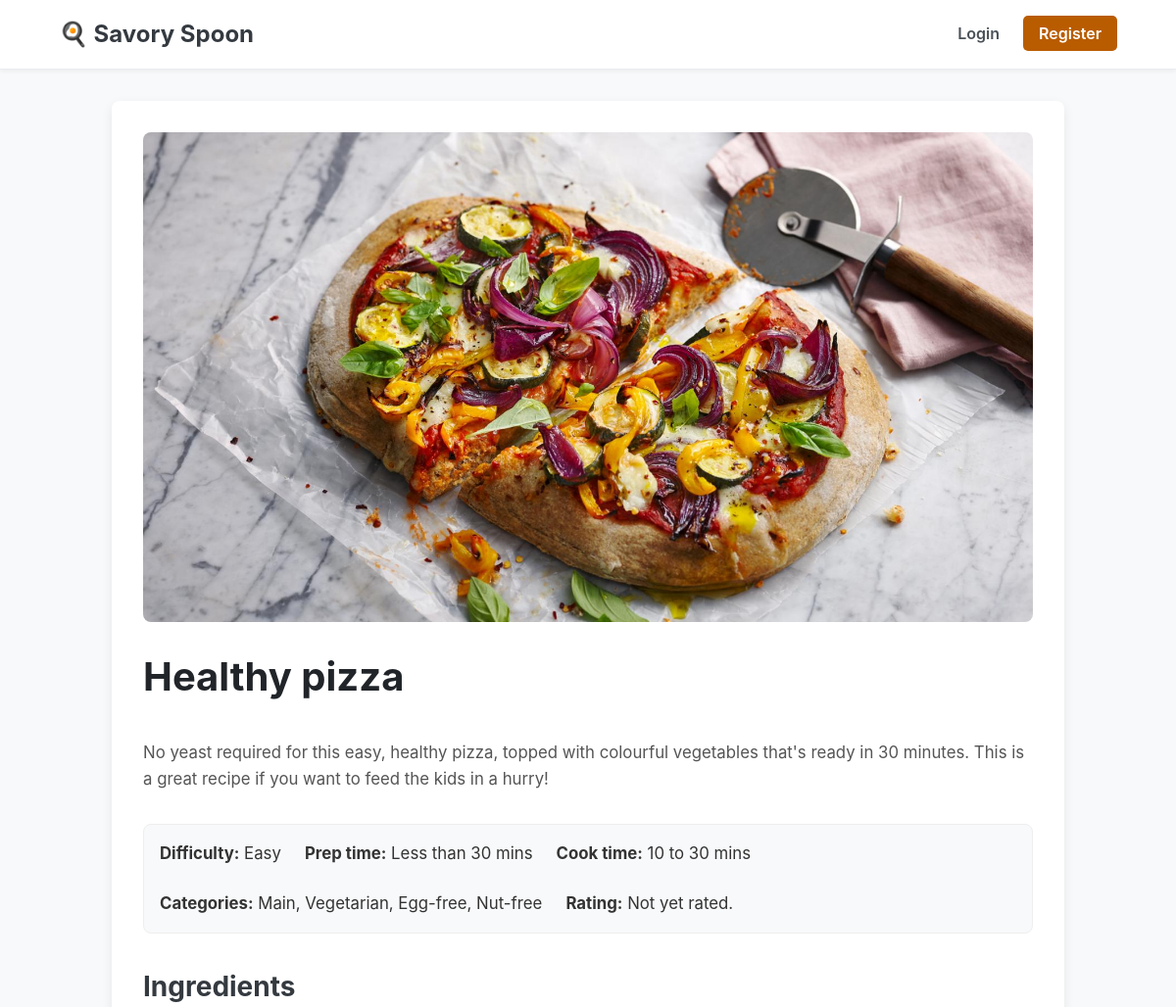
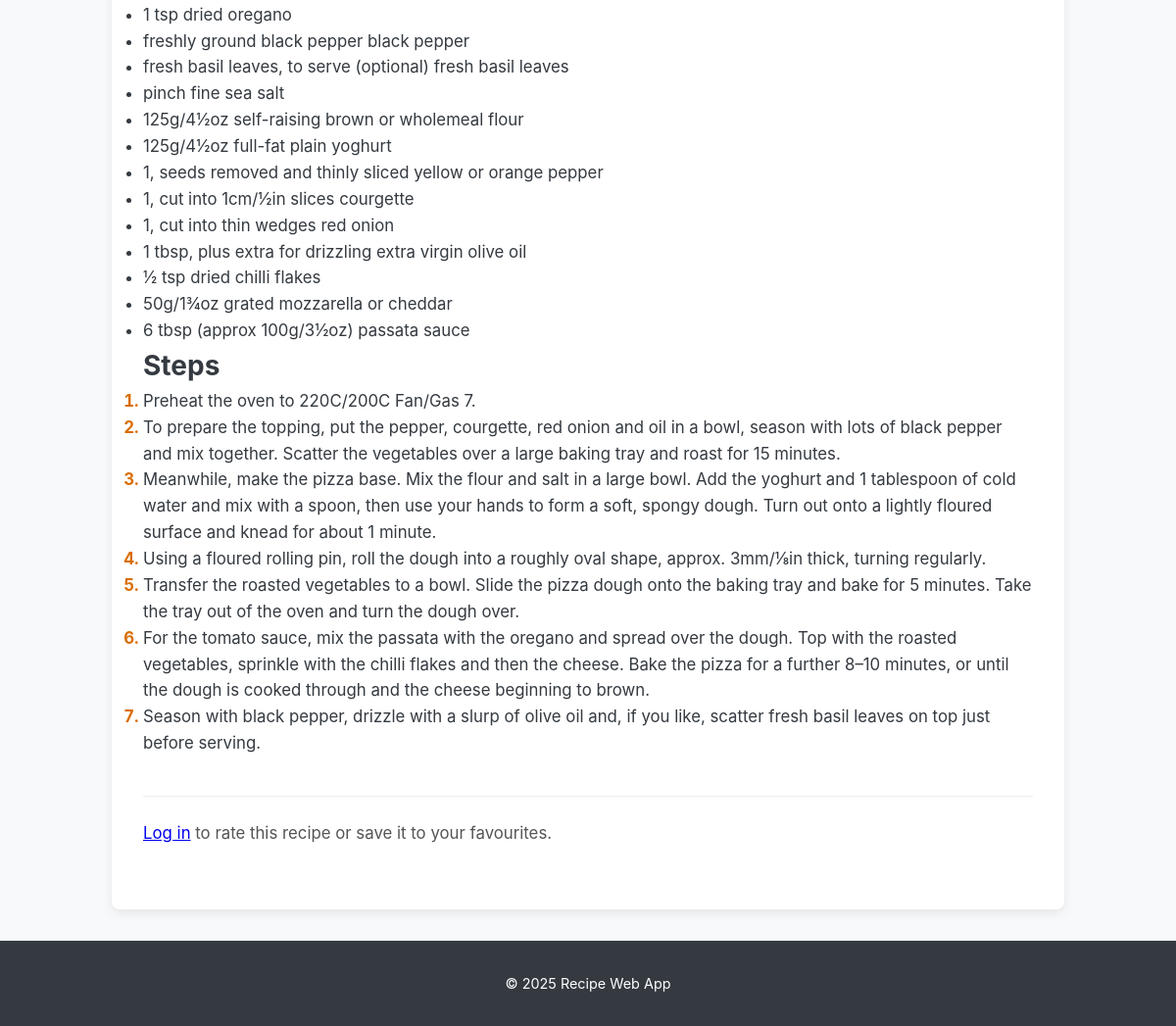
Page /recipe.php?id=3 on the committed database (2 pictures, top to bottom).
### tables this page shows
CREATE TABLE `recipes` (
  `id` int(11) NOT NULL AUTO_INCREMENT,
  `title` varchar(200) NOT NULL,
  `summary` text DEFAULT NULL,
  `difficulty` enum('Easy','Medium','Hard') DEFAULT 'Easy',
  `prep_time` varchar(50) DEFAULT NULL,
  `cook_time` varchar(50) DEFAULT NULL,
  `image_url` varchar(255) DEFAULT NULL,
  PRIMARY KEY (`id`),
  FULLTEXT KEY `ft_recipes_title_summary` (`title`,`summary`)
);

CREATE TABLE `recipe_ingredients` (
  `recipe_id` int(11) NOT NULL,
  `ingredient_id` int(11) NOT NULL,
  `quantity_text` varchar(100) DEFAULT NULL,
  PRIMARY KEY (`recipe_id`,`ingredient_id`),
  KEY `ingredient_id` (`ingredient_id`),
  CONSTRAINT `fk_ri_ingredient` FOREIGN KEY (`ingredient_id`) REFERENCES `ingredients` (`id`) ON DELETE CASCADE,
  CONSTRAINT `fk_ri_recipe` FOREIGN KEY (`recipe_id`) REFERENCES `recipes` (`id`) ON DELETE CASCADE
);

CREATE TABLE `ingredients` (
  `id` int(11) NOT NULL AUTO_INCREMENT,
  `name` varchar(120) NOT NULL,
  PRIMARY KEY (`id`),
  UNIQUE KEY `name` (`name`)
);

### src/config.php (called while the page is built, shortened)
<?php
$env = getenv('APP_ENV') ?: 'dev';
$dbHost    = getenv('DB_HOST') ?: '127.0.0.1';
$dbPort    = (int) (getenv('DB_PORT') ?: 3306);
$dbName    = getenv('DB_NAME') ?: 'Recipe_web_app';
$dbUser    = getenv('DB_USER') ?: 'root';
$dbPass    = getenv('DB_PASS') ?: '';
$dbCharset = 'utf8mb4';
$baseFromEnv = getenv('APP_BASE_URL');
if ($baseFromEnv !== false && $baseFromEnv !== '') {
    $baseUrl = rtrim($baseFromEnv, '/');
} else {
    $scriptName     = $_SERVER['SCRIPT_NAME'] ?? '';
    $detected = rtrim(dirname($scriptName), '/\\');
    $baseUrl = str_replace('/public', '', $detected);
}
$forceSecureCookies = (bool) (getenv('FORCE_SECURE_COOKIES') ?: false);
return [
    'env' => $env,
    'db'  => [
        'host'    => $dbHost,
        'port'    => $dbPort,
        'name'    => $dbName,
        'user'    => $dbUser,
        'pass'    => $dbPass,
        'charset' => $dbCharset,
    ],
    'app' => [
        'base_url'            => $baseUrl,
        'force_secure_cookies'=> $forceSecureCookies,
    ],
];

### src/includes/utils.php (called while the page is built, shortened)
<?php
function e(string $s): string { return htmlspecialchars($s, ENT_QUOTES, 'UTF-8'); }

### src/includes/auth.php (called while the page is built, shortened)
<?php
function current_user_id(): ?int {
    return $_SESSION['user_id'] ?? null;
}

### public/recipe.php (the view, shortened to what this page needs)
<?php
require_once __DIR__ . '/../src/includes/header.php';
$recipe_id = filter_input(INPUT_GET, 'id', FILTER_VALIDATE_INT);
$user_id = current_user_id();
$user_rating = null;
$stmt = $pdo->prepare("SELECT * FROM recipes WHERE id = ?");
$stmt->execute([$recipe_id]);
$recipe = $stmt->fetch();
$cat_stmt = $pdo->prepare("SELECT c.name FROM recipe_categories rc JOIN categories c ON rc.category_id = c.id WHERE rc.recipe_id = ?");
$cat_stmt->execute([$recipe_id]);
$categories = $cat_stmt->fetchAll(PDO::FETCH_COLUMN);
$ing_stmt = $pdo->prepare("SELECT i.name, ri.quantity_text FROM recipe_ingredients ri JOIN ingredients i ON ri.ingredient_id = i.id WHERE ri.recipe_id = ?");
$ing_stmt->execute([$recipe_id]);
$ingredients = $ing_stmt->fetchAll();
$steps_stmt = $pdo->prepare("SELECT instruction FROM recipe_steps WHERE recipe_id = ? ORDER BY step_no");
$steps_stmt->execute([$recipe_id]);
$steps = $steps_stmt->fetchAll(PDO::FETCH_COLUMN);
$rating_stmt = $pdo->prepare("SELECT AVG(overall) as avg_rating, COUNT(*) as rating_count FROM ratings WHERE recipe_id = ?");
$rating_stmt->execute([$recipe_id]);
$rating_info = $rating_stmt->fetch();
?>
<div class="container">
    <article class="recipe-detail">
        <?php if (!empty($recipe['image_url'])): ?>
            <img src="<?= e($base_url . '/public' . $recipe['image_url']) ?>" alt="<?= e($recipe['title']) ?>" class="recipe-detail-image">
        <?php endif; ?>
        <div class="recipe-header">
            <h2><?= e($recipe['title']) ?></h2>
        </div>
        <p><?= e($recipe['summary']) ?></p>
        <div class="recipe-meta">
            <p><strong>Difficulty:</strong> <?= e($recipe['difficulty']) ?></p>
            <p><strong>Prep time:</strong> <?= e($recipe['prep_time']) ?></p>
            <p><strong>Cook time:</strong> <?= e($recipe['cook_time']) ?></p>
            <?php if ($categories): ?>
                <p><strong>Categories:</strong> <?= e(implode(', ', $categories)) ?></p>
            <?php endif; ?>
            <?php if ($rating_info && $rating_info['rating_count'] > 0): ?>
                <p><strong>Rating:</strong> <?= number_format((float)$rating_info['avg_rating'], 1) ?> / 5 (from <?= $rating_info['rating_count'] ?> review(s))</p>
            <?php else: ?>
                <p><strong>Rating:</strong> Not yet rated.</p>
            <?php endif; ?>
        </div>
        <h3>Ingredients</h3>
        <ul>
            <?php foreach ($ingredients as $ing): ?>
                <li><?= e($ing['quantity_text']) ?> <?= e($ing['name']) ?></li>
            <?php endforeach; ?>
        </ul>
        <h3>Steps</h3>
        <ol>
            <?php foreach ($steps as $step): ?>
                <li><?= e($step) ?></li>
            <?php endforeach; ?>
        </ol>
        <div class="recipe-actions">
             <?php if ($user_id): ?>
                <div class="rating-widget">
                    <h3>Your Rating</h3>
                    <form id="rating-form" class="rating-form" action="recipe.php?id=<?= $recipe_id ?>" method="post">
                         <?= csrf_field() ?>
                        <input type="hidden" name="action" value="rate">
                        <div class="star-rating">
                            <input type="radio" id="star5" name="rating" value="5" <?= ($user_rating == 5) ? 'checked' : '' ?> /><label for="star5" title="5 stars">★</label>
                            <input type="radio" id="star4" name="rating" value="4" <?= ($user_rating == 4) ? 'checked' : '' ?> /><label for="star4" title="4 stars">★</label>
                            <input type="radio" id="star3" name="rating" value="3" <?= ($user_rating == 3) ? 'checked' : '' ?> /><label for="star3" title="3 stars">★</label>
                            <input type="radio" id="star2" name="rating" value="2" <?= ($user_rating == 2) ? 'checked' : '' ?> /><label for="star2" title="2 stars">★</label>
                            <input type="radio" id="star1" name="rating" value="1" <?= ($user_rating == 1) ? 'checked' : '' ?> /><label for="star1" title="1 star">★</label>
                        </div>
                    </form>
                </div>
            <?php else: ?>
                <p><a href="login.php">Log in</a> to rate this recipe or save it to your favourites.</p>
            <?php endif; ?>
        </div>
    </article>
</div>
<?php require_once __DIR__ . '/../src/includes/footer.php'; ?>

### public/assets/css/style.css (style rules this page uses)
* { margin: 0; padding: 0; box-sizing: border-box; }
body { font-family: -apple-system, BlinkMacSystemFont, "Segoe UI", Roboto, Helvetica, Arial, sans-serif, "Apple Color Emoji", "Segoe UI Emoji", "Segoe UI Symbol"; line-height: 1.6; background: #f8f9fa; color: #343a40; display: flex; flex-direction: column; min-height: 100vh; }
.container { width: 90%; max-width: 1200px; margin: 0 auto; }
h2 { margin-bottom: 1.5rem; color: #212529; font-size: 2rem; }
.recipe-detail { background: #fff; padding: 2rem; border-radius: 8px; box-shadow: 0 4px 12px rgba(0, 0, 0, 0.08); }
.recipe-detail-image { width: 100%; height: auto; max-height: 500px; object-fit: cover; display: block; margin-bottom: 1.5rem; border-radius: 8px; }
.recipe-header { display: flex; justify-content: space-between; align-items: flex-start; gap: 1rem; margin-bottom: 0.5rem; }
.recipe-detail p { font-size: 1.1rem; color: #555; margin-bottom: 2rem; }
.recipe-meta { display: flex; flex-wrap: wrap; gap: 1.5rem; background: #f8f9fa; padding: 1rem; border-radius: 8px; margin-bottom: 2rem; border: 1px solid #eee; }
.recipe-meta p { margin: 0; color: #333; }
.recipe-detail ol li::marker { font-weight: bold; color: #D96D00; }
.recipe-actions { margin-top: 2.5rem; padding-top: 1.5rem; border-top: 1px solid #eee; }
.recipe-detail h2, .recipe-header h2 { font-size: clamp(1.8rem, 5vw, 2.5rem); }
.recipe-detail h3, .account-info h2, .favourites h2 { font-size: clamp(1.4rem, 4vw, 1.75rem); }
.recipe-detail p, .recipe-detail li { font-size: 1rem; }
@media (min-width: 600px) { .recipe-detail p, .recipe-detail li { font-size: 1.05rem; } }

### rows in the picture
recipes: image_url (picture), title "Healthy pizza", summary "No yeast required for this easy, healthy pizza, topped with colourful vegetables that's ready in 30 minutes. This is a great recipe if you want to feed the kids in a hurry!", difficulty "Easy", prep_time "Less than 30 mins", cook_time "10 to 30 mins"
recipe_ingredients: quantity_text "1 tsp", ingredient.name "dried oregano"
recipe_ingredients: quantity_text "freshly ground black pepper", ingredient.name "black pepper"
recipe_ingredients: quantity_text "fresh basil leaves, to serve (optional)", ingredient.name "fresh basil leaves"
recipe_ingredients: quantity_text "pinch fine", ingredient.name "sea salt"
recipe_ingredients: quantity_text "125g/4½oz", ingredient.name "self-raising brown or wholemeal flour"
recipe_ingredients: quantity_text "125g/4½oz", ingredient.name "full-fat plain yoghurt"
recipe_ingredients: quantity_text "1, seeds removed and thinly sliced", ingredient.name "yellow or orange pepper"
recipe_ingredients: quantity_text "1, cut into 1cm/½in slices", ingredient.name "courgette"
recipe_ingredients: quantity_text "1, cut into thin wedges", ingredient.name "red onion"
recipe_ingredients: quantity_text "1 tbsp, plus extra for drizzling", ingredient.name "extra virgin olive oil"
recipe_ingredients: quantity_text "½ tsp", ingredient.name "dried chilli flakes"
recipe_ingredients: quantity_text "50g/1¾oz", ingredient.name "grated mozzarella or cheddar"
recipe_ingredients: quantity_text "6 tbsp (approx 100g/3½oz)", ingredient.name "passata sauce"

### other values in the picture
implode(', ', $categories) "Main, Vegetarian, Egg-free, Nut-free"
$step "Preheat the oven to 220C/200C Fan/Gas 7."
$step "Using a floured rolling pin, roll the dough into a roughly oval shape, approx. 3mm/⅛in thick, turning regularly."
$step "Transfer the roasted vegetables to a bowl. Slide the pizza dough onto the baking tray and bake for 5 minutes. Take the tray out of the oven and turn the dough over."
$step "Season with black pepper, drizzle with a slurp of olive oil and, if you like, scatter fresh basil leaves on top just before serving."
